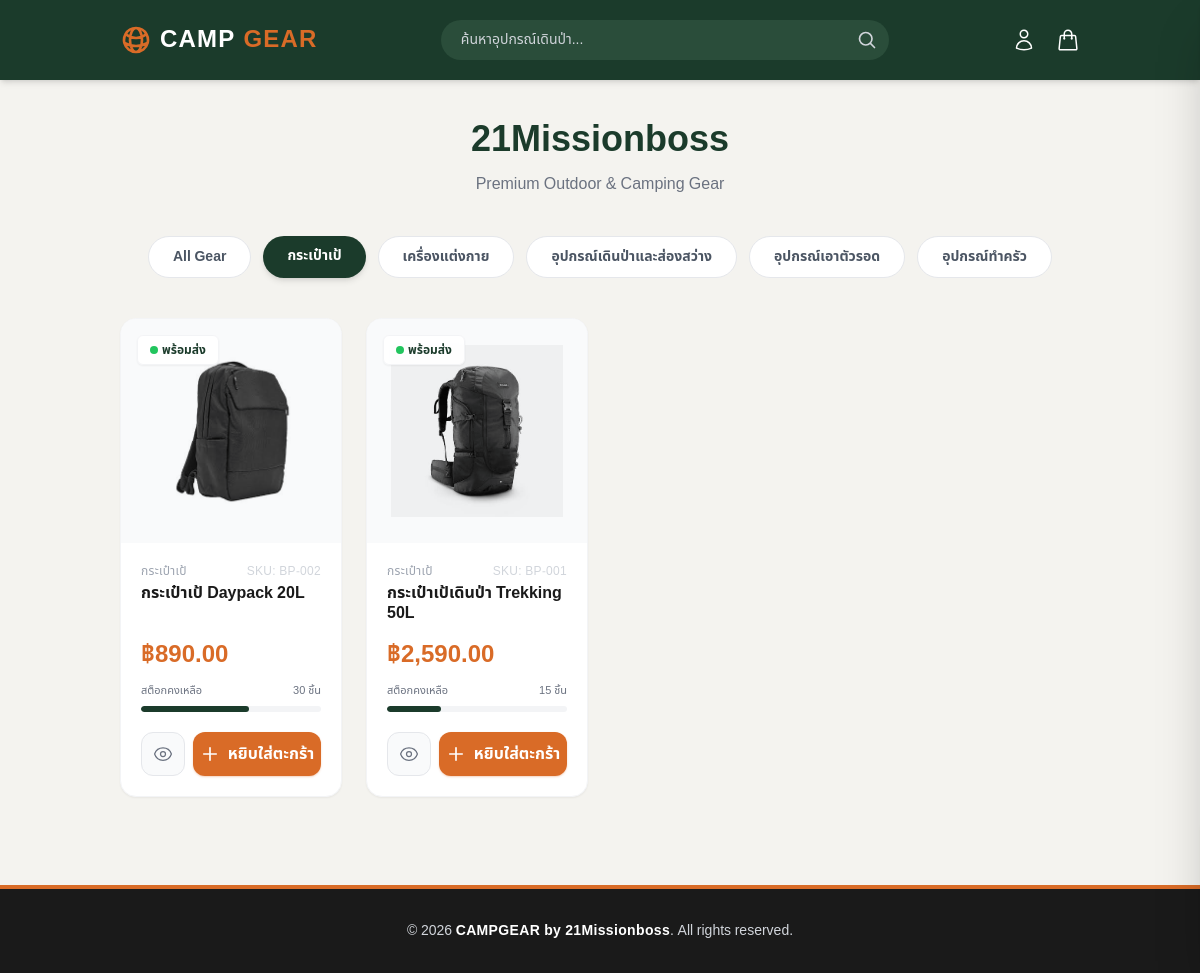
The page /f/c.php?cat_id=1 on the database its author committed.
### tables this page shows
CREATE TABLE `categories` (
  `id` int(11) NOT NULL,
  `name` varchar(100) NOT NULL,
  `description` text DEFAULT NULL,
  `created_at` timestamp NOT NULL DEFAULT current_timestamp()
);

CREATE TABLE `products` (
  `id` int(11) NOT NULL,
  `category_id` int(11) NOT NULL,
  `sku` varchar(50) DEFAULT NULL,
  `name` varchar(255) NOT NULL,
  `description` text DEFAULT NULL,
  `price` decimal(10,2) NOT NULL,
  `stock_quantity` int(11) NOT NULL DEFAULT 0,
  `image_url` varchar(255) DEFAULT NULL,
  `created_at` timestamp NOT NULL DEFAULT current_timestamp()
);

### f/c.php (the view, shortened to what this page needs)
<?php
require_once 'connectdb.php';
$category_id = isset($_GET['cat_id']) ? (int)$_GET['cat_id'] : 0;
$sql_categories = "SELECT * FROM categories";
$rs_categories = mysqli_query($conn, $sql_categories);
if ($category_id > 0) {
    $sql_products = "SELECT p.*, c.name as category_name
                     FROM products p
                     LEFT JOIN categories c ON p.category_id = c.id
                     WHERE p.category_id = $category_id
                     ORDER BY p.id DESC";
} else {
    $sql_products = "SELECT p.*, c.name as category_name
                     FROM products p
                     LEFT JOIN categories c ON p.category_id = c.id
                     ORDER BY p.id DESC";
}
$rs_products = mysqli_query($conn, $sql_products);
?>
<!DOCTYPE html>
<html lang="th">
<head>
    <script src="https://cdn.tailwindcss.com"></script>
</head>
<body class="bg-sand text-charcoal antialiased flex flex-col min-h-screen">
    <header class="bg-pine text-white sticky top-0 z-50 shadow-md">
        <div class="container mx-auto px-4 lg:px-8 h-20 flex items-center justify-between">
            <a href="?" class="text-2xl font-bold tracking-wider flex items-center gap-2">
                CAMP<span class="text-terra">GEAR</span>
            </a>
            <div class="hidden md:flex flex-1 max-w-md mx-8 relative">
                <input type="text" placeholder="ค้นหาอุปกรณ์เดินป่า..." class="w-full bg-[#2a4d3a] text-white placeholder-gray-300 rounded-full py-2.5 pl-5 pr-12 focus:outline-none focus:ring-2 focus:ring-terra text-sm transition-shadow">
                <button class="absolute right-3 top-2.5 text-gray-300 hover:text-terra">
                    <svg xmlns="http://www.w3.org/2000/svg" fill="none" viewBox="0 0 24 24" stroke-width="2" stroke="currentColor" class="w-5 h-5"><path stroke-linecap="round" stroke-linejoin="round" d="m21 21-5.197-5.197m0 0A7.5 7.5 0 1 0 5.196 5.196a7.5 7.5 0 0 0 10.607 10.607Z" /></svg>
                </button>
            </div>
            <div class="flex items-center gap-5">
                <a href="#" class="hover:text-terra transition-colors hidden sm:block">
                </a>
                <a href="#" onclick="toggleCart(event)" class="relative hover:text-terra transition-all duration-300 ease-out inline-block cursor-pointer">
                </a>
            </div>
        </div>
    </header>
    <main class="container mx-auto px-4 lg:px-8 py-10 flex-grow">
        <div class="text-center mb-10">
            <h1 class="text-3xl md:text-4xl font-bold text-pine mb-3">21Missionboss</h1>
            <p class="text-gray-500 font-medium">Premium Outdoor & Camping Gear</p>
        </div>
        <div class="flex flex-wrap justify-center gap-3 mb-10">
            <a href="?" class="px-6 py-2.5 rounded-full text-sm font-semibold transition-all duration-200 <?php echo ($category_id == 0) ? 'bg-pine text-white shadow-md' : 'bg-white text-gray-600 border border-gray-200 hover:border-pine hover:text-pine'; ?>">
                All Gear
            </a>
            <?php while ($cat = mysqli_fetch_array($rs_categories)) { ?>
                <a href="?cat_id=<?php echo $cat['id']; ?>"
                   class="px-6 py-2.5 rounded-full text-sm font-semibold transition-all duration-200 <?php echo ($category_id == $cat['id']) ? 'bg-pine text-white shadow-md' : 'bg-white text-gray-600 border border-gray-200 hover:border-pine hover:text-pine'; ?>">
                    <?php echo $cat['name']; ?>
                </a>
            <?php } ?>
        </div>
        <div class="grid grid-cols-1 sm:grid-cols-2 md:grid-cols-3 lg:grid-cols-4 gap-6 mb-12">
            <?php
            if (mysqli_num_rows($rs_products) > 0) {
                while ($data = mysqli_fetch_array($rs_products)) {
                    $image_path = "image/" . $data['image_url'];
                    $stock_percent = min(($data['stock_quantity'] / 50) * 100, 100);
            ?>
                <div class="group bg-white rounded-2xl flex flex-col overflow-hidden border border-gray-100 shadow-sm hover:shadow-xl transition-all duration-300 transform hover:-translate-y-1">
                    <div class="relative bg-gray-50 p-6 flex justify-center items-center h-56 overflow-hidden">
                        <?php if($data['stock_quantity'] > 0) { ?>
                            <span class="absolute top-4 left-4 bg-white/90 backdrop-blur-sm text-pine text-xs font-bold px-3 py-1.5 rounded-md shadow-sm border border-gray-100 flex items-center gap-1 z-10">
                                <span class="w-2 h-2 rounded-full bg-green-500"></span> พร้อมส่ง
                            </span>
                        <?php } ?>
                        <img src="<?php echo $image_path; ?>" alt="<?php echo $data['name']; ?>" class="object-contain w-full h-full mix-blend-multiply group-hover:scale-110 transition-transform duration-500 ease-out">
                    </div>
                    <div class="p-5 flex flex-col flex-grow">
                        <div class="text-xs text-gray-400 font-medium tracking-wide uppercase mb-1 flex justify-between">
                            <span><?php echo $data['category_name'] ?? 'General'; ?></span>
                            <span class="text-gray-300">SKU: <?php echo $data['sku']; ?></span>
                        </div>
                        <h3 class="text-charcoal font-bold text-base leading-tight mb-4 line-clamp-2"><?php echo $data['name']; ?></h3>
                        <div class="mt-auto">
                            <div class="text-2xl font-bold text-terra mb-3">
                                ฿<?php echo number_format($data['price'], 2); ?>
                            </div>
                            <div class="mb-5">
                                <div class="flex justify-between text-[11px] mb-1.5 text-gray-500 font-medium">
                                    <span>สต็อกคงเหลือ</span>
                                    <span><?php echo $data['stock_quantity']; ?> ชิ้น</span>
                                </div>
                                <div class="w-full bg-gray-100 rounded-full h-1.5 overflow-hidden">
                                    <div class="bg-pine h-1.5 rounded-full transition-all duration-1000" style="width: <?php echo $stock_percent; ?>%"></div>
                                </div>
                            </div>
                            <div class="flex gap-2">
                                <a href="product_detail.php?id=<?php echo $data['id']; ?>" class="flex items-center justify-center bg-gray-50 hover:bg-pine text-gray-500 hover:text-white border border-gray-200 hover:border-pine w-11 rounded-xl transition-colors tooltip">
                                </a>
                                <button type="button" onclick="addToCart('<?php echo $data['id']; ?>', '<?php echo htmlspecialchars($data['name'], ENT_QUOTES); ?>', <?php echo $data['price']; ?>, '<?php echo $image_path; ?>')" class="flex-1 bg-terra hover:bg-[#c25a1e] text-white font-semibold py-2.5 rounded-xl transition-colors shadow-sm shadow-terra/30 active:scale-95 flex items-center justify-center gap-2">
                                    <svg xmlns="http://www.w3.org/2000/svg" fill="none" viewBox="0 0 24 24" stroke-width="2" stroke="currentColor" class="w-5 h-5"><path stroke-linecap="round" stroke-linejoin="round" d="M12 4.5v15m7.5-7.5h-15" /></svg>
                                    หยิบใส่ตะกร้า
                                </button>
                            </div>
                        </div>
                    </div>
                </div>
            <?php
                }
            } ?>
        </div>
    </main>
    <footer class="bg-charcoal text-gray-300 py-8 border-t-4 border-terra">
        <div class="container mx-auto px-4 lg:px-8 text-center text-sm">
            <p>&copy; <?php echo date('Y'); ?> <span class="text-white font-bold tracking-wide">CAMPGEAR by 21Missionboss</span>. All rights reserved.</p>
        </div>
    </footer>
</body>
</html>

### rows shown on the page
categories: name "กระเป๋าเป้"
categories: name "เครื่องแต่งกาย"
categories: name "อุปกรณ์เดินป่าและส่องสว่าง"
categories: name "อุปกรณ์เอาตัวรอด"
categories: name "อุปกรณ์ทำครัว"
products: shows "พร้อมส่ง", image_url (picture), category.name "กระเป๋าเป้", sku "BP-002", name "กระเป๋าเป้ Daypack 20L", price "890.00", stock_quantity "30"
products: shows "พร้อมส่ง", image_url (picture), category.name "กระเป๋าเป้", sku "BP-001", name "กระเป๋าเป้เดินป่า Trekking 50L", price "2,590.00", stock_quantity "15"
